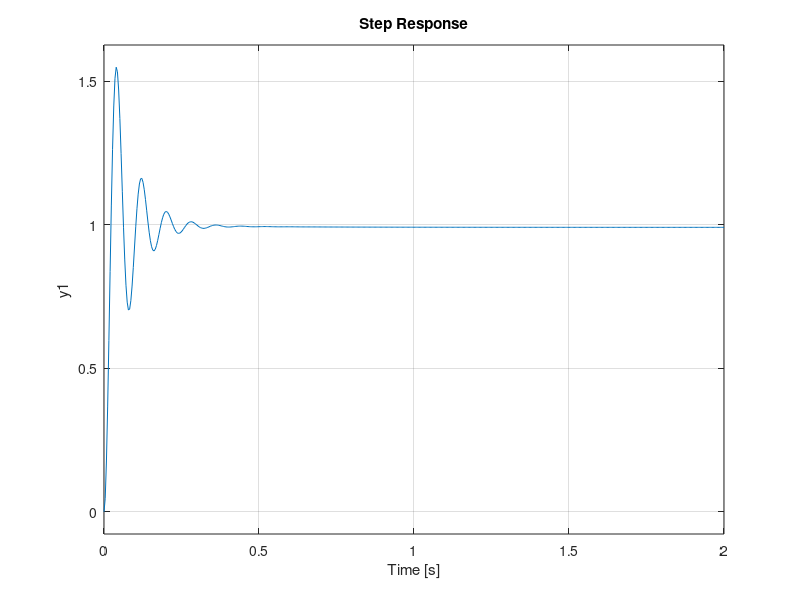

This figure's MATLAB source:
%% Dataset
ku=0.9;
U21=16;
A=8;
L=15.15;
C=0.05;
Rs=5.33;

Hf=tf([1/(2*A)*sqrt(2)*ku*U21],[L*C L/Rs 1]);
bode(Hf);
%% P type controller
wt = 3.52;
VR = (sqrt((-wt^2+1.33)^2+(3.74*wt)^2))/.945;
Hr = VR;
bode(Hr*Hf);

%% PI type controller
Hf = tf([10], [1 2 8.3]);
wt = 3.38;
VR = (sqrt((-wt^2+8.3)^2+(2*wt)^2))/.945;
ti = 4/wt;
Hr = tf([VR*ti VR],[ti 0]); 
bode(Hr*Hf);
Hd = feedback(Hr*Hf,1);
step(Hd);shg

%% PI AMI type controller
Hf = tf([6.61], [1 2.2 5.55]);
wt = 2.9;
VR = (sqrt((-wt^2+5.5)^2+(2.2*wt)^2))/.945;
ti = 4/wt;
Hr = tf([VR*ti VR],[ti 0]); 
bode(Hr*Hf);
Hd = feedback(Hr*Hf,1);
step(Hd);shg

%% PD type controller
Hf = tf([10], [1 2 8.3]);
wt = 9.1;
VR = 0.32*(sqrt((-wt^2+8.3)^2+(2*wt)^2))/.945;
td = 1/(wt*0.32);
Hr = tf(VR*[td 1],[td/10 1])
bode(Hr*Hf);
%% PD typw controller Ami
Hf = tf([6.61], [1 2.2 5.55]);
wt = 9.7;
VR = (sqrt((-wt^2+5.5)^2+(2.2*wt)^2))/.945;
td = 1/(wt*0.32);
ti = 4/wt;
Hr = tf(VR*[td 1],[td/10 1])

Hd = feedback(Hr*Hf,1);
step(Hd);shg